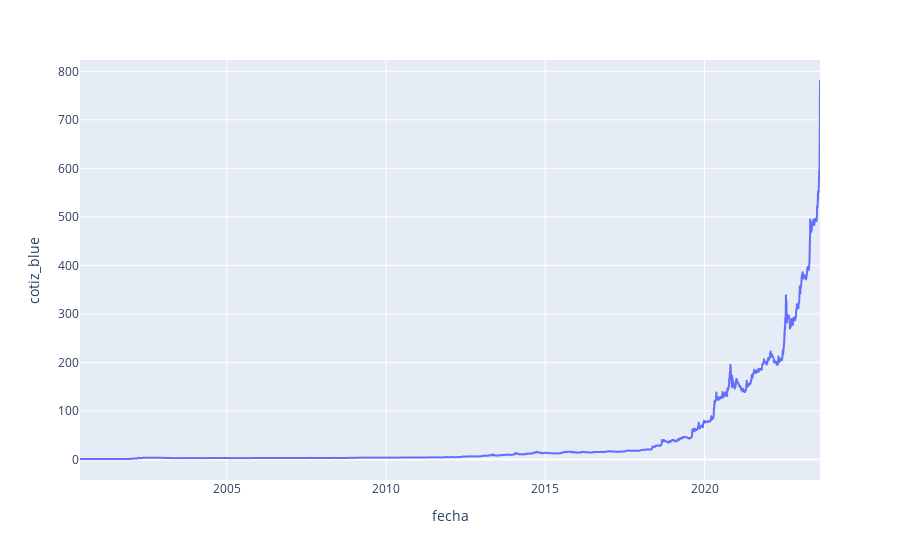

The cell this chart's notebook holds for it:
### Code cell
# Grafico de lineas con los valores del dolar blue
fig = px.line(df_blue_vs_of_eventos, x='fecha', y='cotiz_blue')
fig.show()

### Figure 1 — Plotly figure (JSON) as saved in the notebook; plotly's stock layout.template omitted (floating-point values rounded to 4 significant figures; data arrays with more than 128 entries replaced by an {"elided": "..."} marker saying what was removed)
{"data": [{"hovertemplate": "fecha=%{x}<br>cotiz_blue=%{y}<extra></extra>", "legendgroup": "", "line": {"color": "#636efa", "dash": "solid"}, "marker": {"symbol": "circle"}, "mode": "lines", "name": "", "showlegend": false, "type": "scattergl", "x": {"elided": "5829 str values"}, "xaxis": "x", "y": {"elided": "5829 float values"}, "yaxis": "y"}], "layout": {"legend": {"tracegroupgap": 0}, "margin": {"t": 60}, "xaxis": {"anchor": "y", "domain": [0, 1], "title": {"text": "fecha"}}, "yaxis": {"anchor": "x", "domain": [0, 1], "title": {"text": "cotiz_blue"}}}}
